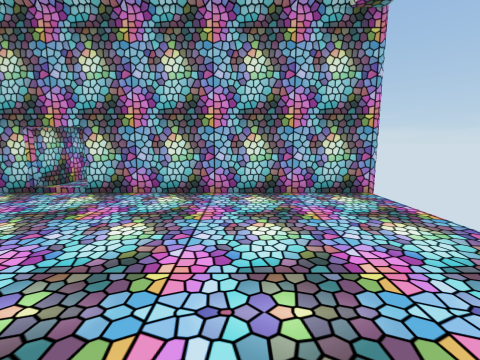
view 1 (above)

17 first-person views from a walk through a Unity game level. The camera is 1.5 m above the floor, tilts 8° down and sees 90° across. The floor is counted in squares, 1 m on a side. Each view is taken from the middle of a square. On the plan, view 1 faces up. The plan holds only what a view shows up to about 13 squares ahead; the rest is blank. The player character is not drawn.

view 2
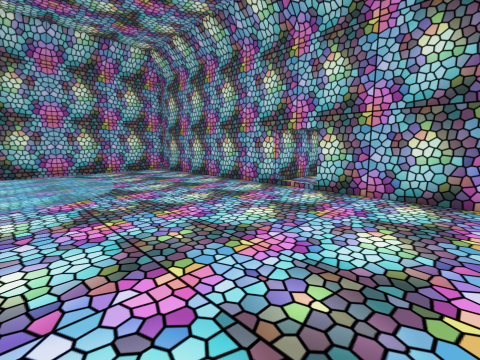

view 3
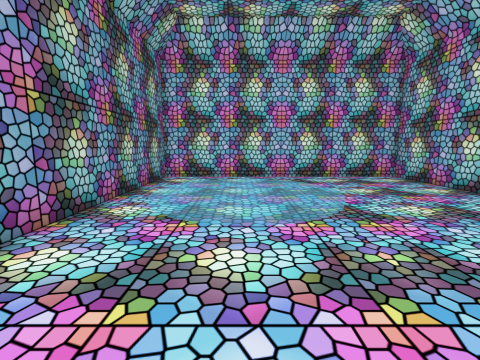

view 4
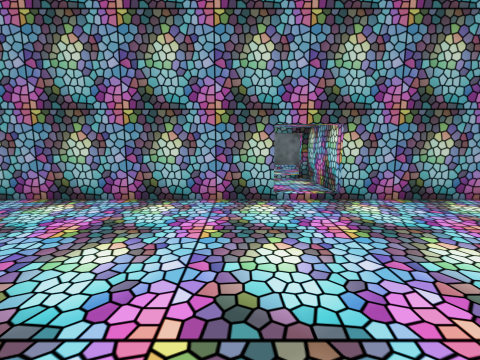

view 5
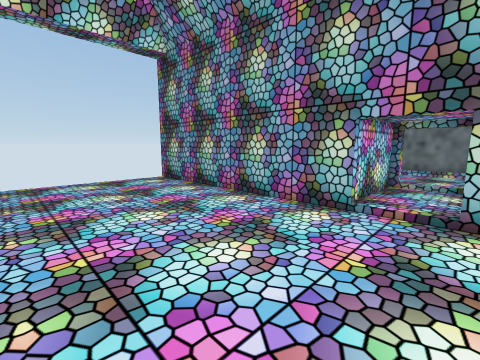

view 6
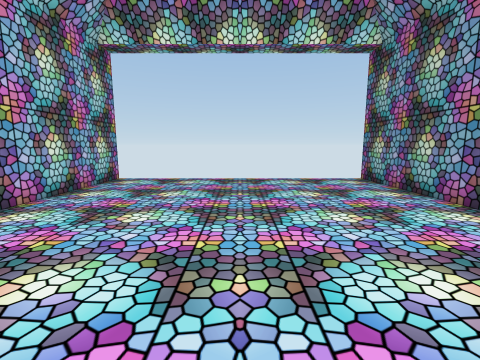

view 7
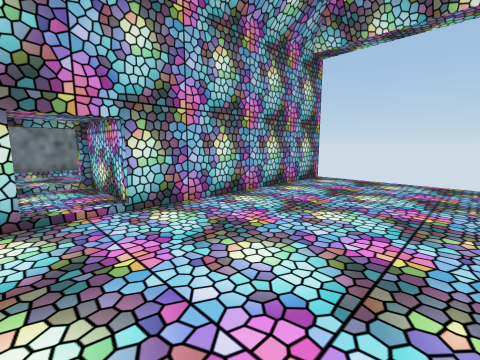

view 8
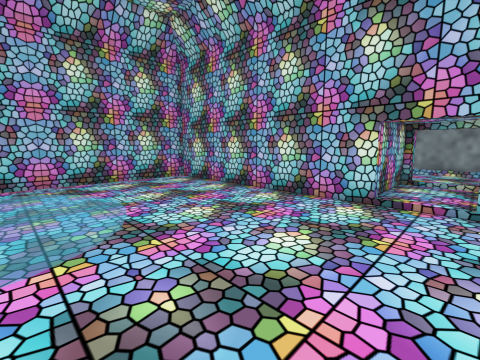

view 9
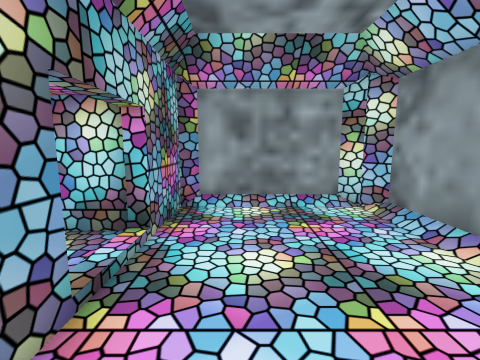

view 10
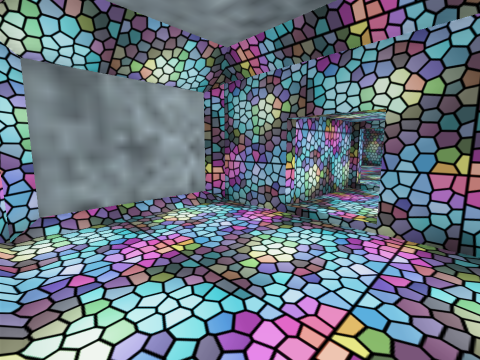

view 11
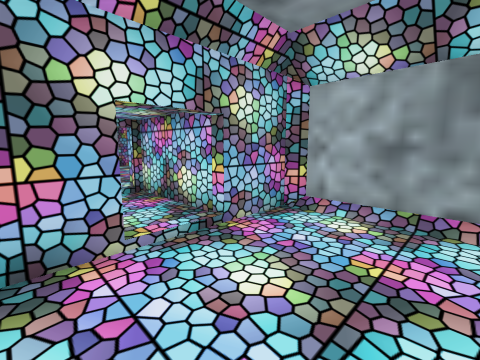

view 12
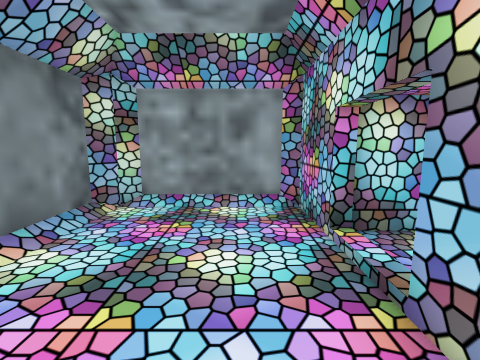

view 13
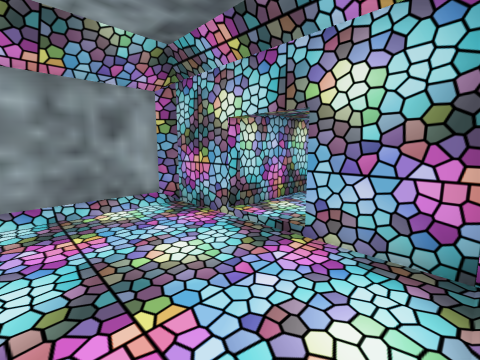

view 14
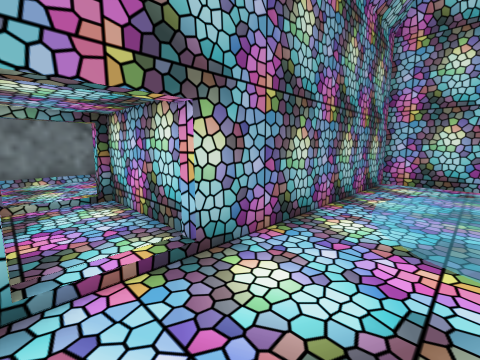

view 15
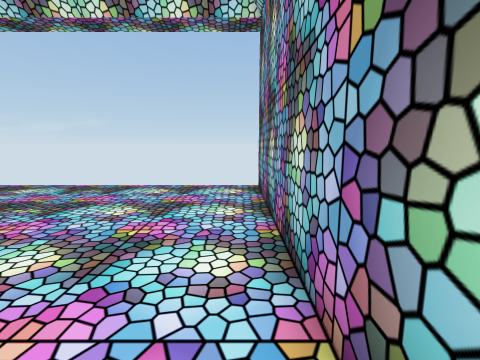

view 16
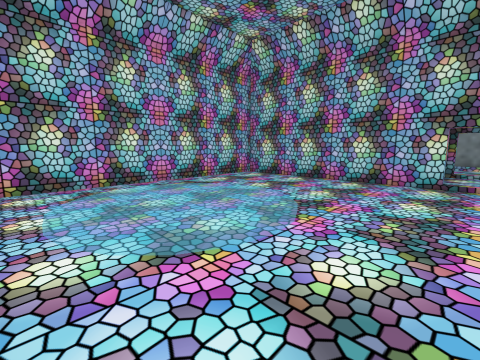

view 17
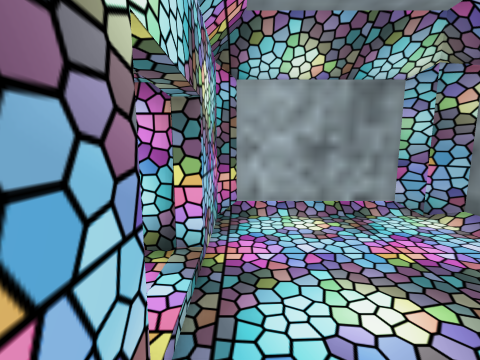

### Floor plan
Key: @ floor where view 1 was taken; # wall or solid block; . main floor; : floor 0.25 m higher than the main floor; / step, stairs or slope.
Columns run from 16 left of view 1 to 5 right of it. Each row starts with its distance up from view 1.
 18        #######
 17        #.....##
 16        #......#
 15        #......#
 14        #......#
 13        #......#
 12        ###.####
 11          #.#
 10          #.#
  9          #.#
  8 ##########/###########
  7 #....................
  6 #....................
  5 #....................
  4 #....................
  3 #...///..............
  2 #../:::/.............
  1 #./:::::.............
  0 #./:::::........@....
 -1 #./::::/.............
 -2 #../:://.............
 -3 #....................
 -4 ##########/##########
 -5          #.#
 -6          #.#
 -7          #.#
 -8        ###.####
 -9        #......#
-10        #......#
-11        #......#
-12        #......#
-13        ########

Positions as (right, up) in squares from view 1, and headings:
1: (0, 0), facing up
2: (-1, 0), facing up-left
3: (-4, 0), facing left
4: (-4, 3), facing down
5: (-7, 2), facing down-right
6: (-7, 2), facing right
7: (-7, 2), facing up-right
8: (-5, 1), facing up-left
9: (-3, 14), facing left
10: (-8, 17), facing down-right
11: (-8, -12), facing up-right
12: (-3, -10), facing left
13: (-3, -12), facing up-left
14: (-5, -1), facing down-left
15: (-5, -3), facing right
16: (-6, -3), facing up-left
17: (-8, -9), facing right
